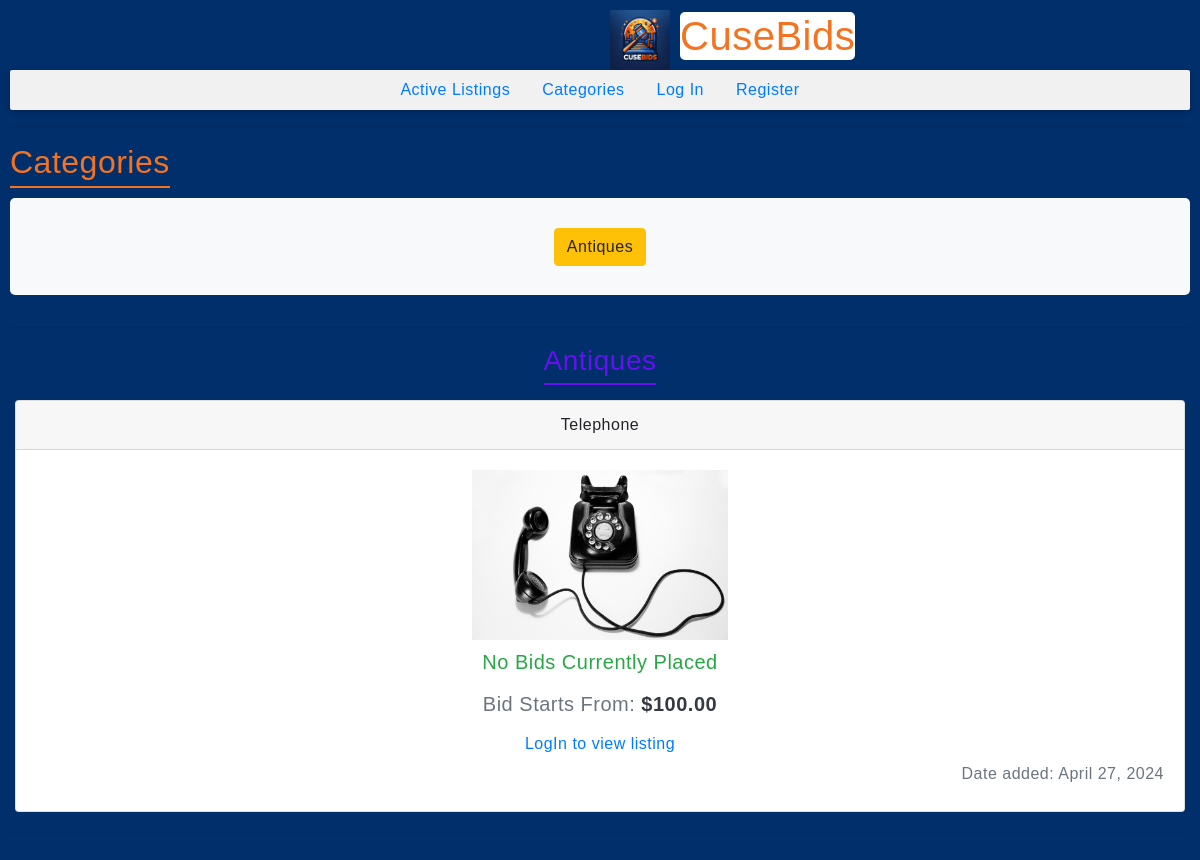
The page /categories on the database its author committed.
### auctions/models.py (models this page shows, shortened)
class Listing(models.Model):
    CATEGORIES = [
        ('Accessories', 'Accessories'),
        ('Antiques', 'Antiques'),
        ('Clothes', 'Clothes'),
        ('Decoration', 'Decoration'),
        ('Electronics', 'Electronics'),
        ('Valuables', 'Valueables'),
        ('Other', 'Other'),
    ]
    STATUS = [
        ('Pending', 'Pending'),
        ('Closed', 'Closed'),
    ]
    DEFAULT_USER = 1
    name = models.CharField(max_length = 100, blank = False)
    initial = models.DecimalField(max_digits = 10, decimal_places = 2)
    user = models.ForeignKey(User, blank = False, on_delete = models.CASCADE, default = DEFAULT_USER)
    image = models.ImageField(default = 'None/NIA.png')
    category = models.CharField(max_length = 11, choices = CATEGORIES, default = 'Other')
    status = models.CharField(max_length = 7, choices = STATUS, default = 'Pending')
    created = models.DateField(auto_now_add = True)

### auctions/views.py (the view)
# urls.py: path("categories", views.categories, name="categories"),
def categories(request):
    category = dict()
    listings = Listing.objects.filter(status="Pending")
    for item in listings:
        try:
            bid = Bid.objects.get(listing=item)
        except:
            bid = None
        if item.category not in category:
            category[item.category] = []
        category[item.category].append({
            'listing': item,
            'bid': bid,
        })
    context = {
        'category_list': category,
    }
    return render(request, "auctions/category.html", context)

### auctions/templates/auctions/category.html (shortened to what this page needs)
{% extends "auctions/layout.html" %}
{% block body %}
  <h2 class="blue-text">Categories</h2>
  {% if category_list %}
    <ul class="category-list bg-light">
    {% for key, category in category_list.items %}
      <li>
        <a class="btn btn-warning" href="#{{ key }}">{{ key }}</a>
      </li>
    {% endfor %}
    </ul>
    <hr>
    {% for key, category in category_list.items %}
      <ul class="listings">
        <h3 class="blue-text category-title" id="{{ key }}">{{ key }}</h3>
        {% for list in category %}
          <li>
            <div class="card">
              <div class="card-header">
                {{ list.listing.name }}
              </div>
              <div class="card-body">
                <img alt="{{ list.listing.name }} - img" src="{{ list.listing.image.url }}" height="170" />
                {% if list.bid != None %}
                <h5 class="list-cost" style="color: var(--danger)">Bidding has started on this item</h5>
                <h5 class="list-cost">Current Highest Bid: <strong style="color: var(--warning)">${{ list.bid.highest_bid }}</strong></h5>
                {% else %}
                <h5 class="list-cost" style="color: var(--success)">No Bids Currently Placed</h5>
                <h5 class="list-cost">Bid Starts From: <strong>${{ list.listing.initial }}</strong> </h5>
                {% endif %}
                {% if user.is_authenticated %}
                <div class="links-box">
                  <a class="btn btn-outline-primary" href="{% url 'auctions:listing' list.listing.id %}">View Listing</a>
                  <a class="btn btn-outline-success" href="{% url 'auctions:add_to' list.listing.id %}">Add to WatchList</a>
                  {% if list.listing.user == user %}
                  <a class="btn btn-outline-danger" href="{% url 'auctions:close_listing' list.listing.id %}">Close Listing</a>
                  {% endif %}
                </div>
                {% else %}
                <a class="nav-link" href="{% url 'auctions:login' %}">LogIn to view listing</a>
                {% endif %}
                <h6 class="text-muted right-align">Date added: {{ list.listing.created }}</h6>
              </div>
            </div>
          </li>
        {% endfor %}
      </ul>
      <hr>
    {% endfor %}
  {% endif %}
{% endblock %}

### auctions/static/auctions/styles.css (style rules this page uses)
:root { --primary: #f47321; --light: #ffffff; --blue: #002f6c; --gray: #6c757d; --gray-dark: #343a40; --indigo: #6610f2; --success: #28a745; --warning: #ffc107; --danger: #dc3545; }
* { padding: 0px; margin: 0px; box-sizing: border-box; font-family: 'Product Sans', sans-serif; letter-spacing: 0.5px; transition: all ease-out 0.5s all; }
ul { list-style-type: none; }
body { padding: 10px; background-color: var(--blue); }
.blue-text { color: var(--primary); width: max-content; padding-bottom: 5px; border-bottom: 2px solid var(--primary); margin-bottom: 10px; }
.category-title { color: var(--indigo); margin: 0 auto; margin-bottom: 10px; border-color: var(--indigo); }
.listings { justify-content: center; text-align: center; }
.listings > li { padding: 5px; }
.list-cost { padding-top: 10px; color: var(--gray); }
.list-cost > strong { color: var(--dark); }
.right-align { text-align: right; }
.category-list { display: inline-flex; flex-wrap: wrap; width: 100%; justify-content: center; font-size: 20px; border-radius: 5px; }
.category-list > * { margin: 2.5%; }

### rows shown on the page
Listing: category_list "Antiques", category_list "Antiques", listing.name "Telephone", listing.name (picture), listing.initial "100.00", listing.created "April 27, 2024"
